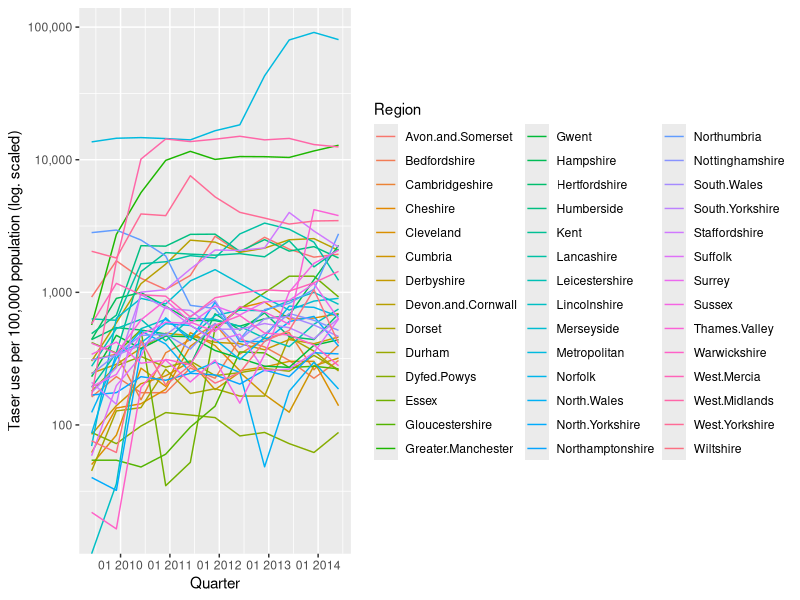
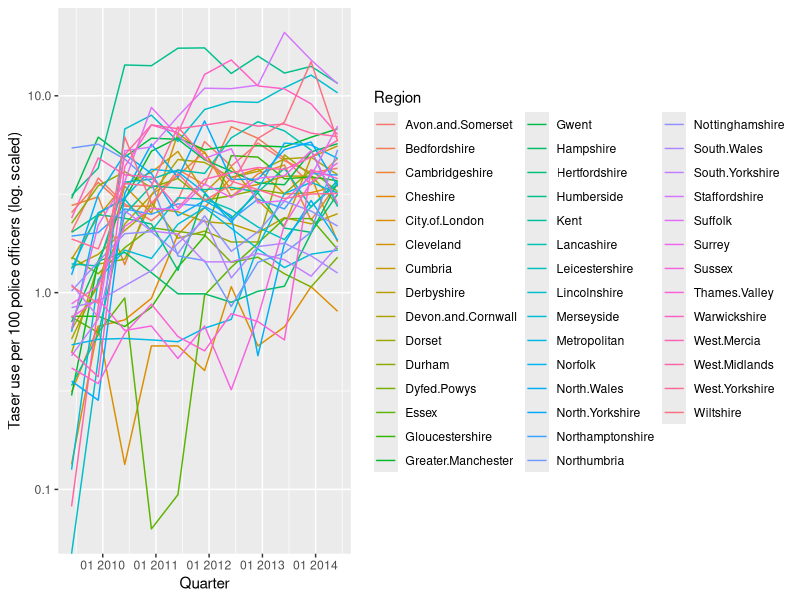
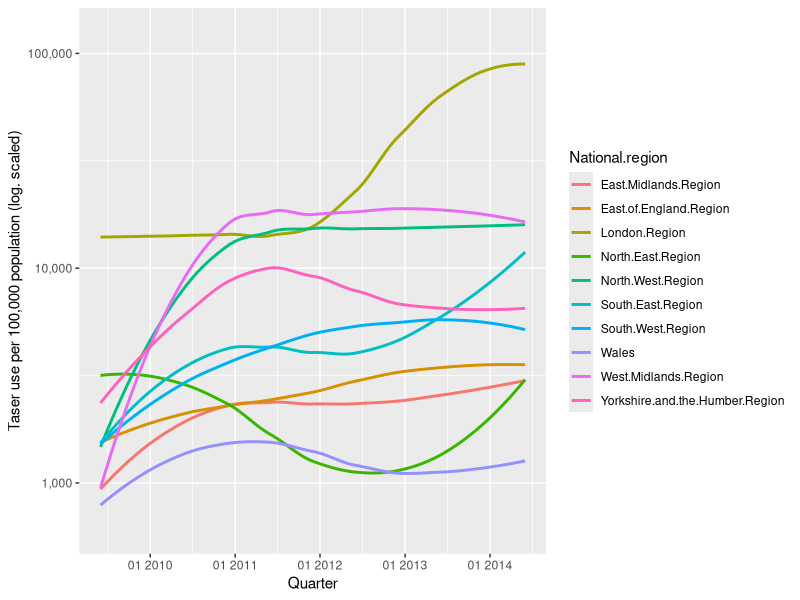
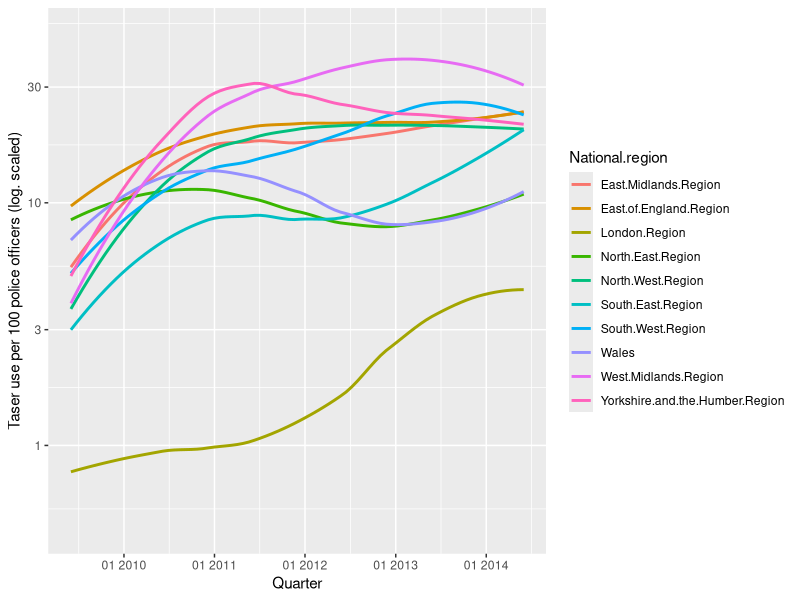

Write R code to recreate these figures, in order.
regionalstats0914 <- read.table('Police half-yearly taser use regional stats JanJun09 - JanJun14.tsv',sep = "\t",header=TRUE)
regionalforcestrengths <- read.table('Police workforce regional stats March 2013 - March 2014.tsv',sep = "\t",header=TRUE)

# Scaling regional force taser use by workforce numbers ('strength'), using per 100 police officers to make the data look sensible:

TasingWorkforceTable <- merge(regionalforcestrengths[,c(1,2)],regionalstats0914)
for (timeperiod in names(regionalstats0914)[2:12]){
    TasingWorkforceTable[[timeperiod]] <- round(TasingWorkforceTable[[timeperiod]] / (TasingWorkforceTable$Total.police.ranks / 100), digits = 3)
}
write.table(TasingWorkforceTable, file="Tasings per 100 police officers.tsv", sep='\t', na="NULL", col.names=TRUE, row.names=FALSE, quote=FALSE)

# Scaling regional force taser use by population size, using per 100,000 as usually done for these kinds of stats:

TasingPopulationTable <- merge(regionalforcestrengths[,c(1,4)],regionalstats0914)
for (timeperiod in names(regionalstats0914)[2:12]){
    TasingPopulationTable[[timeperiod]] <- TasingPopulationTable[[timeperiod]] / (TasingPopulationTable$Estimated.population.size / 100000)
}
write.table(TasingWorkforceTable, file="Tasings per 100,000 population.tsv", sep='\t', na="NULL", col.names=TRUE, row.names=FALSE, quote=FALSE)

library(ggplot2)
library(reshape2)
library(scales)

DELIST.DF <- NULL
counter=1
RenamedRegionsList <- character()
for (PoliceForce in (TasingPopulationTable)[,1]) {
	PoliceForceRename <- gsub(" ",".",PoliceForce)
	PoliceForceRename <- gsub("-",".",PoliceForceRename)
	RenamedRegionsList <- c(RenamedRegionsList, PoliceForceRename)
    DELIST <- paste(PoliceForceRename," = ","t(data.frame(TasingPopulationTable[",counter,",c(3:13)],row.names=NULL))",sep="")
    DELIST.DF <- rbind(DELIST.DF, DELIST)
    counter <- counter + 1
}

# the output of this loop gives the data which will be passed to the plot, rather than writing all 43 out by hand, neatly listed and separated over newlines:
regionaldata <- paste(c(DELIST.DF[,]))

# see the lines being passed on to eval with:
# cat(paste(paste(c(DELIST.DF[,])),collapse='\n'))
eval(parse(text=regionaldata))

plot_data <- 
    data.frame(TimePeriod = names(TasingPopulationTable)[c(3:13)],
			   mget(RenamedRegionsList),
			   row.names=NULL
			  )

# remove NA columns (City.of.London)
plottable_data <- plot_data[,colSums(is.na(plot_data)) != nrow(plot_data)]
plottable_data$TimePeriod <- gsub("Jun","01/06/",plottable_data$TimePeriod)
plottable_data$TimePeriod <- gsub("Dec","01/12/",plottable_data$TimePeriod)
plottable_data$TimePeriod <- as.Date(plottable_data$TimePeriod, format="%d/%m/%y")

plot_data_longform <- melt(plottable_data, id = "TimePeriod")
names(plot_data_longform)[2] <- 'Region'

# Loess smoothing function in ggplot2's geom_smooth() gives the following error (so have to stick to jagged lines unfortunately):
#       Error in simpleLoess(y, x, w, span, degree, parametric, drop.square, normalize, : NA/NaN/Inf in foreign function call (arg 1)

p <- ggplot(plot_data_longform,aes(x=TimePeriod,y=value,colour=Region,group=Region)) + geom_line() + xlab("Quarter") + ylab("Taser use per 100,000 population (log. scaled)") + scale_y_log10(labels=comma) + scale_x_date(labels = date_format("%m %Y"))
ggsave("Figure 3 - Taser use - population corrected.png", p, width = 17, height = 11)


# Now the same for scaling by police force numbers...


DELIST.DF <- NULL
counter=1
RenamedRegionsList <- character()
for (PoliceForce in (TasingWorkforceTable)[,1]) {
	PoliceForceRename <- gsub(" ",".",PoliceForce)
	PoliceForceRename <- gsub("-",".",PoliceForceRename)
	RenamedRegionsList <- c(RenamedRegionsList, PoliceForceRename)
    DELIST <- paste(PoliceForceRename," = ","t(data.frame(TasingWorkforceTable[",counter,",c(3:13)],row.names=NULL))",sep="")
    DELIST.DF <- rbind(DELIST.DF, DELIST)
    counter <- counter + 1
}

# the output of this loop gives the data which will be passed to the plot, rather than writing all 43 out by hand, neatly listed and separated over newlines:
regionaldata <- paste(c(DELIST.DF[,]))

# see the lines being passed on to eval with:
# cat(paste(paste(c(DELIST.DF[,])),collapse='\n'))
eval(parse(text=regionaldata))

plot_data <- 
    data.frame(TimePeriod = names(TasingWorkforceTable)[c(3:13)],
			   mget(RenamedRegionsList),
			   row.names=NULL
			  )

# remove NA columns (City.of.London)
plottable_data <- plot_data[,colSums(is.na(plot_data)) != nrow(plot_data)]
plottable_data$TimePeriod <- gsub("Jun","01/06/",plottable_data$TimePeriod)
plottable_data$TimePeriod <- gsub("Dec","01/12/",plottable_data$TimePeriod)
plottable_data$TimePeriod <- as.Date(plottable_data$TimePeriod, format="%d/%m/%y")

plot_data_longform <- melt(plottable_data, id = "TimePeriod")
names(plot_data_longform)[2] <- 'Region'

p <- ggplot(plot_data_longform,aes(x=TimePeriod,y=value,colour=Region,group=Region)) + geom_line() + xlab("Quarter") + ylab("Taser use per 100 police officers (log. scaled)") + scale_y_log10(labels=comma) + scale_x_date(labels = date_format("%m %Y"))
ggsave("Figure 4 - Taser use - police force size corrected.png", p, width = 14, height = 11)

# To make these graphs for broader regions and get a clearer picture, first get the list of regions and store in a list
headerlistnums <- c(1,5,11,16,22,27,34,37,43,49)
headerlistnames <- read.table("Police half-yearly use of tasers Jan09-Jun14.tsv",sep="\t",stringsAsFactors = FALSE)[c(8:60),1][headerlistnums]

# Need symmetric difference to find the rest and add them in the same order, defined as asymmetric difference of the union and intersection:
symdiff <- function( x, y) { setdiff( union(x, y), intersect(x, y))}
RegionListing <- data.frame(read.table("Police half-yearly use of tasers Jan09-Jun14.tsv",sep="\t",stringsAsFactors = FALSE)[c(8:60),1][symdiff(c(1:53),headerlistnums)],rep("",43))
names(RegionListing) <- c("Force","Region")
RegionListing$Force <- gsub("Cornwall ","Cornwall",gsub("&","and",RegionListing$Force))
RegionListing$Region <- c(rep("North East Region",3),rep("North West Region",5),rep("Yorkshire and the Humber Region",4),rep("East Midlands Region",5),rep("West Midlands Region",4),rep("East of England Region",6),rep("London Region",2),rep("South East Region",5),rep("South West Region",5),rep("Wales",4))

# Join tables before aggregating the data by region

TasingPopulationTenRegionTable <- merge(RegionListing,TasingPopulationTable)
TasingPopulationTenRegionTable <- data.frame(TasingPopulationTenRegionTable[complete.cases(TasingPopulationTenRegionTable[,5:6]),],row.names=NULL)
TasingWorkforceTenRegionTable <- merge(RegionListing,TasingWorkforceTable)
TasingWorkforceTenRegionTable <- data.frame(TasingWorkforceTenRegionTable[complete.cases(TasingWorkforceTenRegionTable[,5:6]),],row.names=NULL)

TasingPopulationTenRegionTableGrouped <- aggregate(TasingPopulationTenRegionTable[,c(3:14)], by=list(TasingPopulationTenRegionTable$Region), FUN=sum)
TasingWorkforceTenRegionTableGrouped <- aggregate(TasingWorkforceTenRegionTable[,c(3:14)], by=list(TasingWorkforceTenRegionTable$Region), FUN=sum)

names(TasingPopulationTenRegionTableGrouped)[1] <- "National.region"
names(TasingWorkforceTenRegionTableGrouped)[1] <- "National.region"

write.table(TasingPopulationTenRegionTableGrouped, file="National tasings per 100,000 population.tsv", sep='\t', na="NULL", col.names=TRUE, row.names=FALSE, quote=FALSE)
write.table(TasingWorkforceTable, file="National tasings per 100 police officers.tsv", sep='\t', na="NULL", col.names=TRUE, row.names=FALSE, quote=FALSE)

# could use dplyr and things - setdiff, union and intersect would be masked. aggregate() is a nice solution above
# from preliminary reading the group_by() dplyr function, or ddply() in plyr, on a tbl would be suitable for large datasets

# Now plot in the same way:

DELIST.DF <- NULL
counter=1
RenamedRegionsList <- character()
for (PoliceForce in (TasingPopulationTenRegionTableGrouped)[,1]) {
	PoliceForceRename <- gsub(" ",".",PoliceForce)
	PoliceForceRename <- gsub("-",".",PoliceForceRename)
	RenamedRegionsList <- c(RenamedRegionsList, PoliceForceRename)
    DELIST <- paste(PoliceForceRename," = ","t(data.frame(TasingPopulationTenRegionTableGrouped[",counter,",c(3:13)],row.names=NULL))",sep="")
    DELIST.DF <- rbind(DELIST.DF, DELIST)
    counter <- counter + 1
}

# the output of this loop gives the data which will be passed to the plot, rather than writing all 43 out by hand, neatly listed and separated over newlines:
regionaldata <- paste(c(DELIST.DF[,]))

# see the lines being passed on to eval with:
# cat(paste(paste(c(DELIST.DF[,])),collapse='\n'))
eval(parse(text=regionaldata))

plot_data <- 
    data.frame(TimePeriod = names(TasingPopulationTenRegionTableGrouped)[c(3:13)],
			   mget(RenamedRegionsList),
			   row.names=NULL
			  )

# already removed NA values (City.of.London) this time, at the aggregate() step so remove is.na() check, just change date labels
plottable_data <- plot_data
plottable_data$TimePeriod <- gsub("Jun","01/06/",plottable_data$TimePeriod)
plottable_data$TimePeriod <- gsub("Dec","01/12/",plottable_data$TimePeriod)
plottable_data$TimePeriod <- as.Date(plottable_data$TimePeriod, format="%d/%m/%y")

plot_data_longform <- melt(plottable_data, id = "TimePeriod")
names(plot_data_longform)[2] <- 'National.region'

# Loess smoothing function in ggplot2's geom_smooth() works for the regional data!

# Commenting out geom_line()...
# p <- ggplot(plot_data_longform,aes(x=TimePeriod,y=value,colour=National.region,group=National.region)) + geom_line() + xlab("Quarter") + ylab("Taser use per 100,000 population (log. scaled)") + scale_y_log10(labels=comma) + scale_x_date(labels = date_format("%m %Y"))

# Use geom_smooth now rather than geom_line, and pass it parameter fill=NA to avoid ugly grey shading around the lines
p <- ggplot(plot_data_longform,aes(x=TimePeriod,y=value,colour=National.region,group=National.region)) + geom_smooth(fill=NA) + xlab("Quarter") + ylab("Taser use per 100,000 population (log. scaled)") + scale_y_log10(labels=comma) + scale_x_date(labels = date_format("%m %Y"))

ggsave("Figure 5 - National taser use - population corrected.png", p, width = 17, height = 11)

# Now the same for scaling by police force numbers...

DELIST.DF <- NULL
counter=1
RenamedRegionsList <- character()
for (PoliceForce in (TasingWorkforceTenRegionTableGrouped)[,1]) {
	PoliceForceRename <- gsub(" ",".",PoliceForce)
	PoliceForceRename <- gsub("-",".",PoliceForceRename)
	RenamedRegionsList <- c(RenamedRegionsList, PoliceForceRename)
    DELIST <- paste(PoliceForceRename," = ","t(data.frame(TasingWorkforceTenRegionTableGrouped[",counter,",c(3:13)],row.names=NULL))",sep="")
    DELIST.DF <- rbind(DELIST.DF, DELIST)
    counter <- counter + 1
}

# the output of this loop gives the data which will be passed to the plot, rather than writing all 43 out by hand, neatly listed and separated over newlines:
regionaldata <- paste(c(DELIST.DF[,]))

# see the lines being passed on to eval with:
# cat(paste(paste(c(DELIST.DF[,])),collapse='\n'))
eval(parse(text=regionaldata))

plot_data <- 
    data.frame(TimePeriod = names(TasingWorkforceTenRegionTableGrouped)[c(3:13)],
			   mget(RenamedRegionsList),
			   row.names=NULL
			  )

# already removed NA values (City.of.London) this time, at the aggregate() step so remove is.na() check, just change date labels
plottable_data <- plot_data
plottable_data$TimePeriod <- gsub("Jun","01/06/",plottable_data$TimePeriod)
plottable_data$TimePeriod <- gsub("Dec","01/12/",plottable_data$TimePeriod)
plottable_data$TimePeriod <- as.Date(plottable_data$TimePeriod, format="%d/%m/%y")

plot_data_longform <- melt(plottable_data, id = "TimePeriod")
names(plot_data_longform)[2] <- 'National.region'

# Loess smoothing function in ggplot2's geom_smooth() works for the regional data!

# Commenting out geom_line()...
# p <- ggplot(plot_data_longform,aes(x=TimePeriod,y=value,colour=National.region,group=National.region)) + geom_line() + xlab("Quarter") + ylab("Taser use per 100,000 population (log. scaled)") + scale_y_log10(labels=comma) + scale_x_date(labels = date_format("%m %Y"))

# Use geom_smooth now rather than geom_line, and pass it parameter fill=NA to avoid ugly grey shading around the lines
p <- ggplot(plot_data_longform,aes(x=TimePeriod,y=value,colour=National.region,group=National.region)) + geom_smooth(fill=NA) + xlab("Quarter") + ylab("Taser use per 100 police officers (log. scaled)") + scale_y_log10(labels=comma) + scale_x_date(labels = date_format("%m %Y"))
ggsave("Figure 6 - National taser use - police force size corrected.png", p, width = 14, height = 11)
